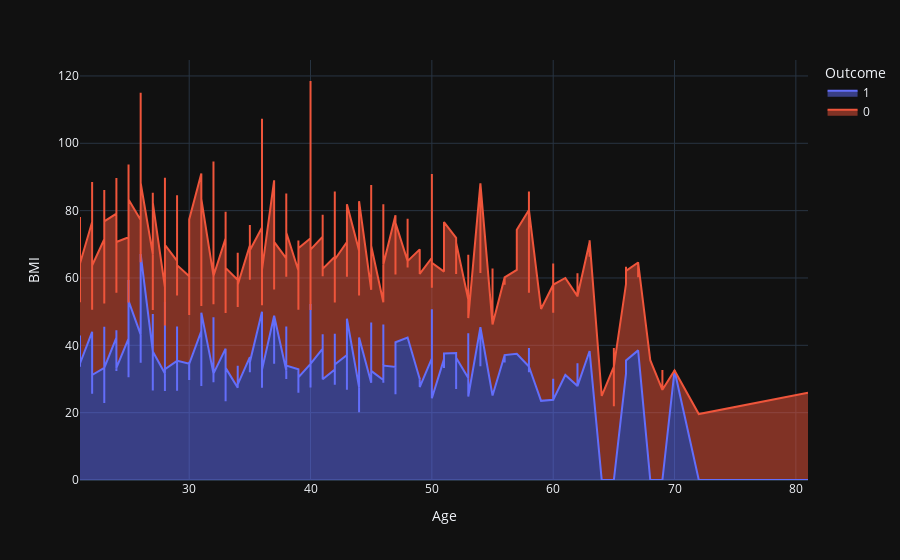

Notebook source saved alongside this figure:
### Code cell
fig = px.area(df, x="Age", y="BMI", color="Outcome",template= "plotly_dark")
fig.show()

### Figure 1 — Plotly figure (JSON) as saved in the notebook; plotly's stock layout.template omitted (floating-point values rounded to 4 significant figures; data arrays with more than 128 entries replaced by an {"elided": "..."} marker saying what was removed)
{"data": [{"hovertemplate": "Outcome=1<br>Age=%{x}<br>BMI=%{y}<extra></extra>", "legendgroup": "1", "line": {"color": "#636efa"}, "marker": {"symbol": "circle"}, "mode": "lines", "name": "1", "orientation": "v", "showlegend": true, "stackgroup": "1", "type": "scatter", "x": {"elided": "684 int values"}, "xaxis": "x", "y": {"elided": "684 float values"}, "yaxis": "y"}, {"hovertemplate": "Outcome=0<br>Age=%{x}<br>BMI=%{y}<extra></extra>", "legendgroup": "0", "line": {"color": "#EF553B"}, "marker": {"symbol": "circle"}, "mode": "lines", "name": "0", "orientation": "v", "showlegend": true, "stackgroup": "1", "type": "scatter", "x": {"elided": "1316 int values"}, "xaxis": "x", "y": {"elided": "1316 float values"}, "yaxis": "y"}], "layout": {"legend": {"title": {"text": "Outcome"}, "tracegroupgap": 0}, "margin": {"t": 60}, "xaxis": {"anchor": "y", "domain": [0, 1], "title": {"text": "Age"}}, "yaxis": {"anchor": "x", "domain": [0, 1], "title": {"text": "BMI"}}}}
